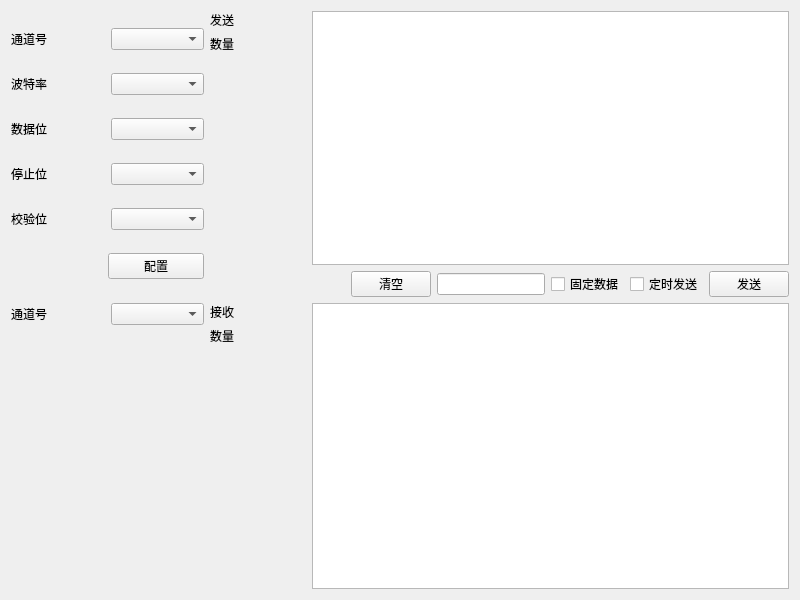
<?xml version="1.0" encoding="UTF-8"?>
<ui version="4.0">
 <class>ASL232</class>
 <widget class="QWidget" name="ASL232">
  <property name="geometry">
   <rect>
    <x>0</x>
    <y>0</y>
    <width>800</width>
    <height>600</height>
   </rect>
  </property>
  <property name="windowTitle">
   <string>Form</string>
  </property>
  <layout class="QVBoxLayout" name="verticalLayout_6">
   <item>
    <layout class="QHBoxLayout" name="horizontalLayout_12" stretch="1,3">
     <item>
      <layout class="QVBoxLayout" name="verticalLayout_5" stretch="1,1,1,1,1,1">
       <item>
        <layout class="QHBoxLayout" name="horizontalLayout" stretch="1,1">
         <item>
          <widget class="QLabel" name="label">
           <property name="text">
            <string>通道号</string>
           </property>
          </widget>
         </item>
         <item>
          <widget class="QComboBox" name="comboBoxChannelSend"/>
         </item>
        </layout>
       </item>
       <item>
        <layout class="QHBoxLayout" name="horizontalLayout_2" stretch="1,1">
         <item>
          <widget class="QLabel" name="label_2">
           <property name="text">
            <string>波特率</string>
           </property>
          </widget>
         </item>
         <item>
          <widget class="QComboBox" name="comboBoxBaudrate"/>
         </item>
        </layout>
       </item>
       <item>
        <layout class="QHBoxLayout" name="horizontalLayout_3" stretch="1,1">
         <item>
          <widget class="QLabel" name="label_3">
           <property name="text">
            <string>数据位</string>
           </property>
          </widget>
         </item>
         <item>
          <widget class="QComboBox" name="comboBoxDataBit"/>
         </item>
        </layout>
       </item>
       <item>
        <layout class="QHBoxLayout" name="horizontalLayout_4" stretch="1,1">
         <item>
          <widget class="QLabel" name="label_4">
           <property name="text">
            <string>停止位</string>
           </property>
          </widget>
         </item>
         <item>
          <widget class="QComboBox" name="comboBoxStopBit"/>
         </item>
        </layout>
       </item>
       <item>
        <layout class="QHBoxLayout" name="horizontalLayout_5" stretch="1,1">
         <item>
          <widget class="QLabel" name="label_5">
           <property name="text">
            <string>校验位</string>
           </property>
          </widget>
         </item>
         <item>
          <widget class="QComboBox" name="comboBoxParityBit"/>
         </item>
        </layout>
       </item>
       <item>
        <layout class="QHBoxLayout" name="horizontalLayout_8" stretch="1,1">
         <item>
          <spacer name="horizontalSpacer">
           <property name="orientation">
            <enum>Qt::Horizontal</enum>
           </property>
           <property name="sizeHint" stdset="0">
            <size>
             <width>40</width>
             <height>20</height>
            </size>
           </property>
          </spacer>
         </item>
         <item>
          <widget class="QPushButton" name="pushButtonConfig">
           <property name="text">
            <string>配置</string>
           </property>
          </widget>
         </item>
        </layout>
       </item>
      </layout>
     </item>
     <item>
      <layout class="QHBoxLayout" name="horizontalLayout_6" stretch="1,5">
       <item>
        <layout class="QVBoxLayout" name="verticalLayout">
         <item>
          <widget class="QLabel" name="label_6">
           <property name="text">
            <string>发送</string>
           </property>
          </widget>
         </item>
         <item>
          <widget class="QLabel" name="labelSendLength">
           <property name="text">
            <string>数量</string>
           </property>
          </widget>
         </item>
         <item>
          <spacer name="verticalSpacer">
           <property name="orientation">
            <enum>Qt::Vertical</enum>
           </property>
           <property name="sizeHint" stdset="0">
            <size>
             <width>20</width>
             <height>40</height>
            </size>
           </property>
          </spacer>
         </item>
        </layout>
       </item>
       <item>
        <layout class="QVBoxLayout" name="verticalLayout_3">
         <item>
          <widget class="QTextEdit" name="textEditSend"/>
         </item>
         <item>
          <layout class="QHBoxLayout" name="horizontalLayout_9">
           <item>
            <spacer name="horizontalSpacer_2">
             <property name="orientation">
              <enum>Qt::Horizontal</enum>
             </property>
             <property name="sizeHint" stdset="0">
              <size>
               <width>40</width>
               <height>20</height>
              </size>
             </property>
            </spacer>
           </item>
           <item>
            <widget class="QPushButton" name="pushButtonClear">
             <property name="text">
              <string>清空</string>
             </property>
            </widget>
           </item>
           <item>
            <widget class="QLineEdit" name="lineEditTimerSet"/>
           </item>
           <item>
            <widget class="QCheckBox" name="checkBoxFixData">
             <property name="text">
              <string>固定数据</string>
             </property>
            </widget>
           </item>
           <item>
            <widget class="QCheckBox" name="checkBoxTimerSet">
             <property name="text">
              <string>定时发送</string>
             </property>
            </widget>
           </item>
           <item>
            <widget class="QPushButton" name="pushButtonSend">
             <property name="text">
              <string>发送</string>
             </property>
            </widget>
           </item>
          </layout>
         </item>
        </layout>
       </item>
      </layout>
     </item>
    </layout>
   </item>
   <item>
    <layout class="QHBoxLayout" name="horizontalLayout_11" stretch="1,3">
     <item>
      <layout class="QVBoxLayout" name="verticalLayout_4" stretch="0,0">
       <item>
        <layout class="QHBoxLayout" name="horizontalLayout_10" stretch="1,1">
         <item>
          <widget class="QLabel" name="label_8">
           <property name="text">
            <string>通道号</string>
           </property>
          </widget>
         </item>
         <item>
          <widget class="QComboBox" name="comboBoxChannelRecv"/>
         </item>
        </layout>
       </item>
       <item>
        <spacer name="verticalSpacer_3">
         <property name="orientation">
          <enum>Qt::Vertical</enum>
         </property>
         <property name="sizeHint" stdset="0">
          <size>
           <width>20</width>
           <height>40</height>
          </size>
         </property>
        </spacer>
       </item>
      </layout>
     </item>
     <item>
      <layout class="QHBoxLayout" name="horizontalLayout_7" stretch="1,5">
       <item>
        <layout class="QVBoxLayout" name="verticalLayout_2">
         <item>
          <widget class="QLabel" name="label_7">
           <property name="text">
            <string>接收</string>
           </property>
          </widget>
         </item>
         <item>
          <widget class="QLabel" name="labelRecvLength">
           <property name="text">
            <string>数量</string>
           </property>
          </widget>
         </item>
         <item>
          <spacer name="verticalSpacer_2">
           <property name="orientation">
            <enum>Qt::Vertical</enum>
           </property>
           <property name="sizeHint" stdset="0">
            <size>
             <width>20</width>
             <height>40</height>
            </size>
           </property>
          </spacer>
         </item>
        </layout>
       </item>
       <item>
        <widget class="QTextEdit" name="textEditRecv"/>
       </item>
      </layout>
     </item>
    </layout>
   </item>
  </layout>
 </widget>
 <resources/>
 <connections/>
</ui>
